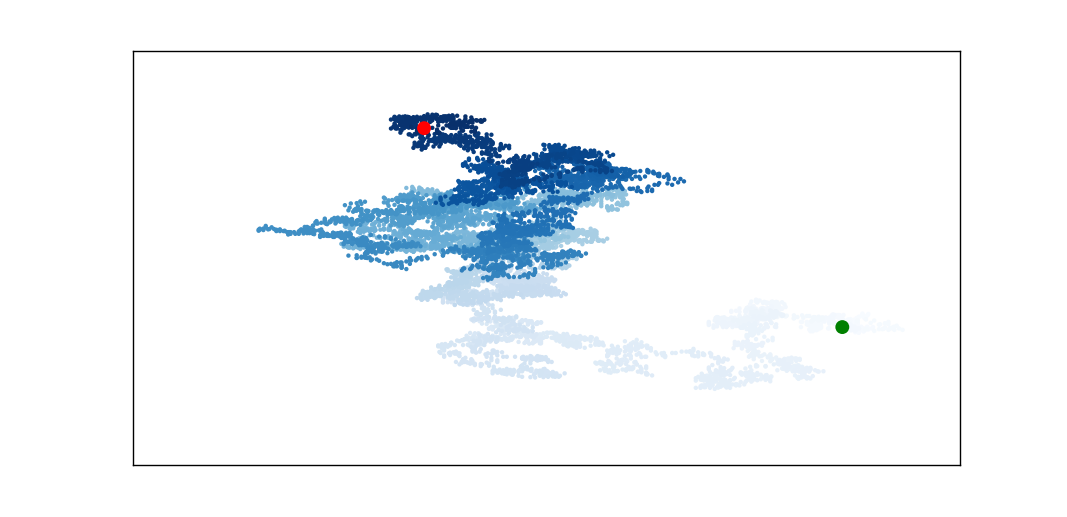

The Python source for this figure:
import matplotlib.pyplot as plt
from random_points import RandomPoints 

print("Построим график слуайного блуждания :)")

rp = RandomPoints(20000)
rp.random_walk()
plt.style.use('classic')
fig, ax = plt.subplots(dpi=128)
color = range(rp.nmb_p)
ax.scatter(rp.x_val, rp.y_val , c = color, cmap=plt.cm.Blues, edgecolors = 'none', s =5)
ax.scatter(0, 0 , c= 'green', edgecolors = 'none', s = 100)
ax.scatter (rp.x_val[-1], rp.y_val[-1], c = 'red', edgecolors = 'none', s = 100)
ax.get_xaxis().set_visible(False)
ax.get_yaxis().set_visible(False)
plt.show()
